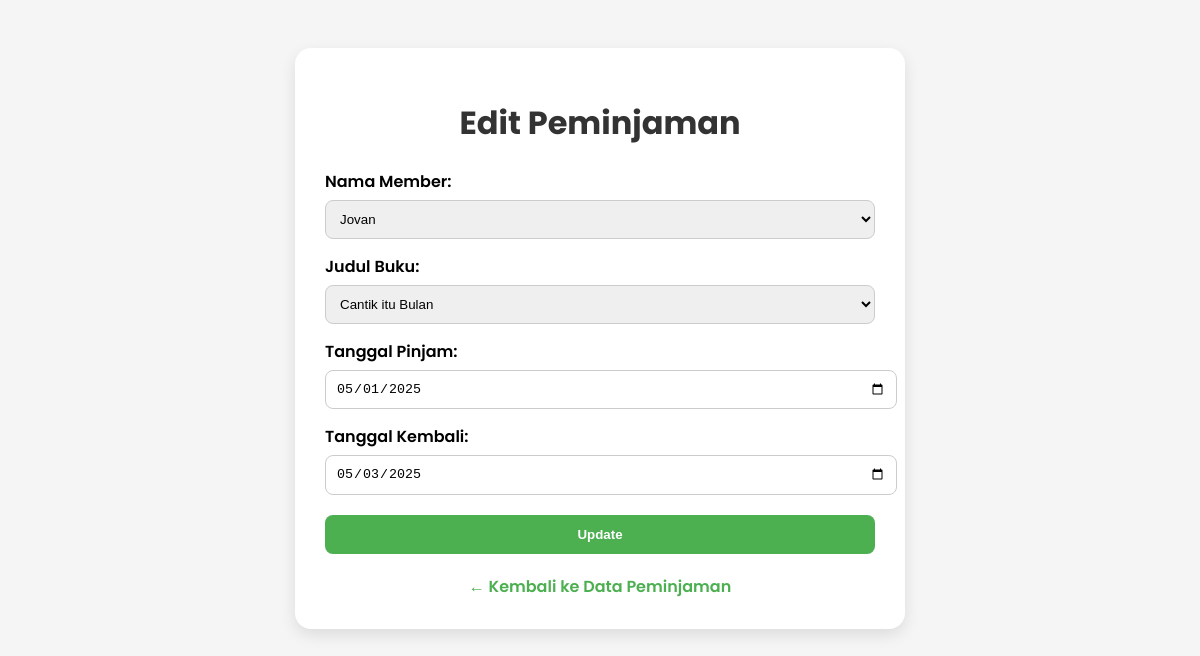
/Laprak5_Web/FormPeminjaman.php?id=6, run on the app's committed database.
### tables this page shows
CREATE TABLE `peminjaman` (
  `id` int(11) NOT NULL,
  `member_id` int(11) DEFAULT NULL,
  `buku_id` int(11) DEFAULT NULL,
  `tanggal_pinjam` date DEFAULT NULL,
  `tanggal_kembali` date DEFAULT NULL
);

CREATE TABLE `member` (
  `id` int(11) NOT NULL,
  `nama` varchar(100) NOT NULL,
  `alamat` text DEFAULT NULL,
  `telepon` varchar(20) DEFAULT NULL,
  `tanggal_mendaftar` date DEFAULT NULL,
  `tanggal_terakhir_bayar` date DEFAULT NULL
);

CREATE TABLE `buku` (
  `id` int(11) NOT NULL,
  `judul` varchar(150) NOT NULL,
  `pengarang` varchar(100) DEFAULT NULL,
  `penerbit` varchar(100) DEFAULT NULL,
  `tahun_terbit` int(4) NOT NULL
);

### Laprak5_Web/Model.php (called while the page is built, shortened)
<?php
function getAllMember() {
    $conn = koneksiDatabase();
    $result = mysqli_query($conn, "SELECT * FROM member");
    return mysqli_fetch_all($result, MYSQLI_ASSOC);
}
function getAllBuku() {
    $conn = koneksiDatabase();
    $result = $conn->query("SELECT * FROM buku ORDER BY id ASC");
    return $result->fetch_all(MYSQLI_ASSOC);
}
function getPeminjamanById($id) {
    $conn = koneksiDatabase();
    $result = mysqli_query($conn, "SELECT * FROM peminjaman WHERE id = $id");
    return mysqli_fetch_assoc($result);
}
?>

### Laprak5_Web/FormPeminjaman.php (the view, shortened to what this page needs)
<?php
require_once("Model.php");
$edit = false;
$data = ['id' => '', 'member_id' => '', 'buku_id' => '', 'tanggal_pinjam' => '', 'tanggal_kembali' => ''];
if (isset($_GET['id'])) {
    $edit = true;
    $data = getPeminjamanById($_GET['id']);
}
$members = getAllMember();
$buku = getAllBuku();
?>
<!DOCTYPE html>
<html>
<head>
</head>
<body>
    <div class="form-container">
        <h1><?= $edit ? "Edit" : "Tambah"; ?> Peminjaman</h1>
        <form method="post">
            <label>Nama Member:</label>
            <select name="member_id" required>
                <?php foreach ($members as $m) : ?>
                    <option value="<?= $m['id']; ?>" <?= $data['member_id'] == $m['id'] ? 'selected' : ''; ?>>
                        <?= $m['nama']; ?>
                    </option>
                <?php endforeach; ?>
            </select>
            <label>Judul Buku:</label>
            <select name="buku_id" required>
                <?php foreach ($buku as $b) : ?>
                    <option value="<?= $b['id']; ?>" <?= $data['buku_id'] == $b['id'] ? 'selected' : ''; ?>>
                        <?= $b['judul']; ?>
                    </option>
                <?php endforeach; ?>
            </select>
            <label>Tanggal Pinjam:</label>
            <input type="date" name="tanggal_pinjam" value="<?= $data['tanggal_pinjam']; ?>" required>
            <label>Tanggal Kembali:</label>
            <input type="date" name="tanggal_kembali" value="<?= $data['tanggal_kembali']; ?>" required>
            <input type="submit" name="submit" value="<?= $edit ? "Update" : "Simpan"; ?>">
        </form>
        <a href="Peminjaman.php" class="back-link">← Kembali ke Data Peminjaman</a>
    </div>
</body>
</html>

### Laprak5_Web/FormPeminjaman.php (style rules this page uses)
body { font-family: 'Poppins', sans-serif; background-color: #f5f5f5; padding: 40px; }
.form-container { background: white; max-width: 550px; margin: auto; padding: 30px; border-radius: 16px; box-shadow: 0 6px 16px rgba(0,0,0,0.1); }
h1 { text-align: center; color: #333; }
label { display: block; margin-top: 15px; font-weight: 600; }
select, input[type="date"] { width: 100%; padding: 10px; margin-top: 6px; border: 1px solid #ccc; border-radius: 8px; }
input[type="submit"] { background-color: #4caf50; color: white; border: none; padding: 12px 20px; font-weight: 600; border-radius: 8px; margin-top: 20px; width: 100%; cursor: pointer; }
.back-link { display: block; margin-top: 20px; text-align: center; text-decoration: none; color: #4caf50; font-weight: 600; }

### data on the page
peminjaman: member_id "Jovan", buku_id "Cantik itu Bulan", tanggal_pinjam "05/01/2025", tanggal_kembali "05/03/2025"
